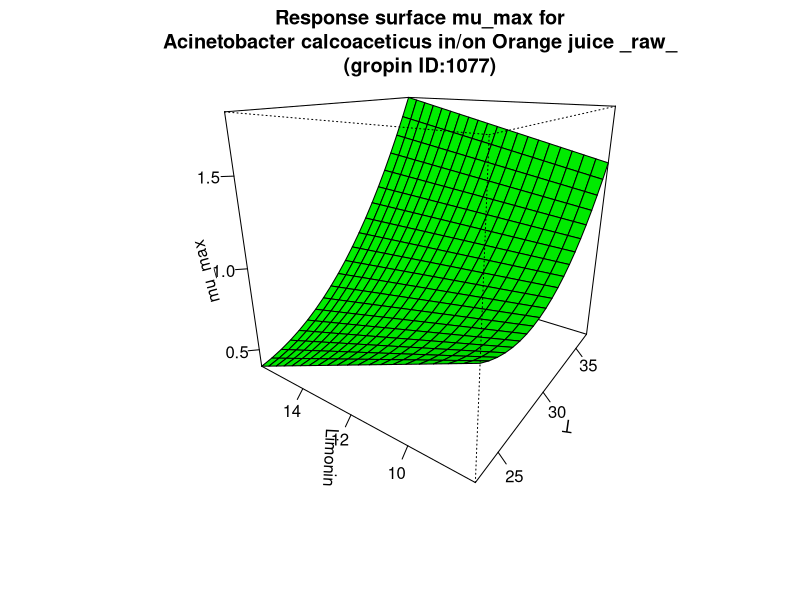

Here is the R script that generated this plot:
#############################
# start of Parameter script
#############################
T <- seq(23.023,36.963036963037,length.out=21)
Limonin <- seq(8.008,15.984015984016,length.out=21)
#############################
# end of Parameter script
#############################
############################# 
# start of Model script Gropin ID 1077 
#############################
 
# constant coefficients for this model
 
variables <- data.frame(T,Limonin)
argumentsPar <- expand.grid(variables)
 
# heart of the model
response_surface <- function(T,Limonin) {
   mumax <-7.26-0.386*T+0.006*(T^2)-0.257*Limonin+0.008*T*Limonin

return(mumax=mumax)
} 

# output parameters
mumax <- cbind(argumentsPar,response_surface(argumentsPar['T'],argumentsPar['Limonin']))
colnames(mumax) <- c(colnames(argumentsPar),'mumax')
#############################
# End of Model script
#############################
############################# 
# start of Visualisation script Gropin ID 1077 
#############################
persp(T,Limonin,matrix(unlist(mumax$mumax),nrow=21),col = 'green',xlab='T',ylab='Limonin',zlab='mu_max',main='Response surface mu_max for
Acinetobacter calcoaceticus in/on Orange juice _raw_
(gropin ID:1077)',theta=305,phi=20,shade=0.25,ticktype = 'detailed')
#############################
# End of Visualisation script
#############################
